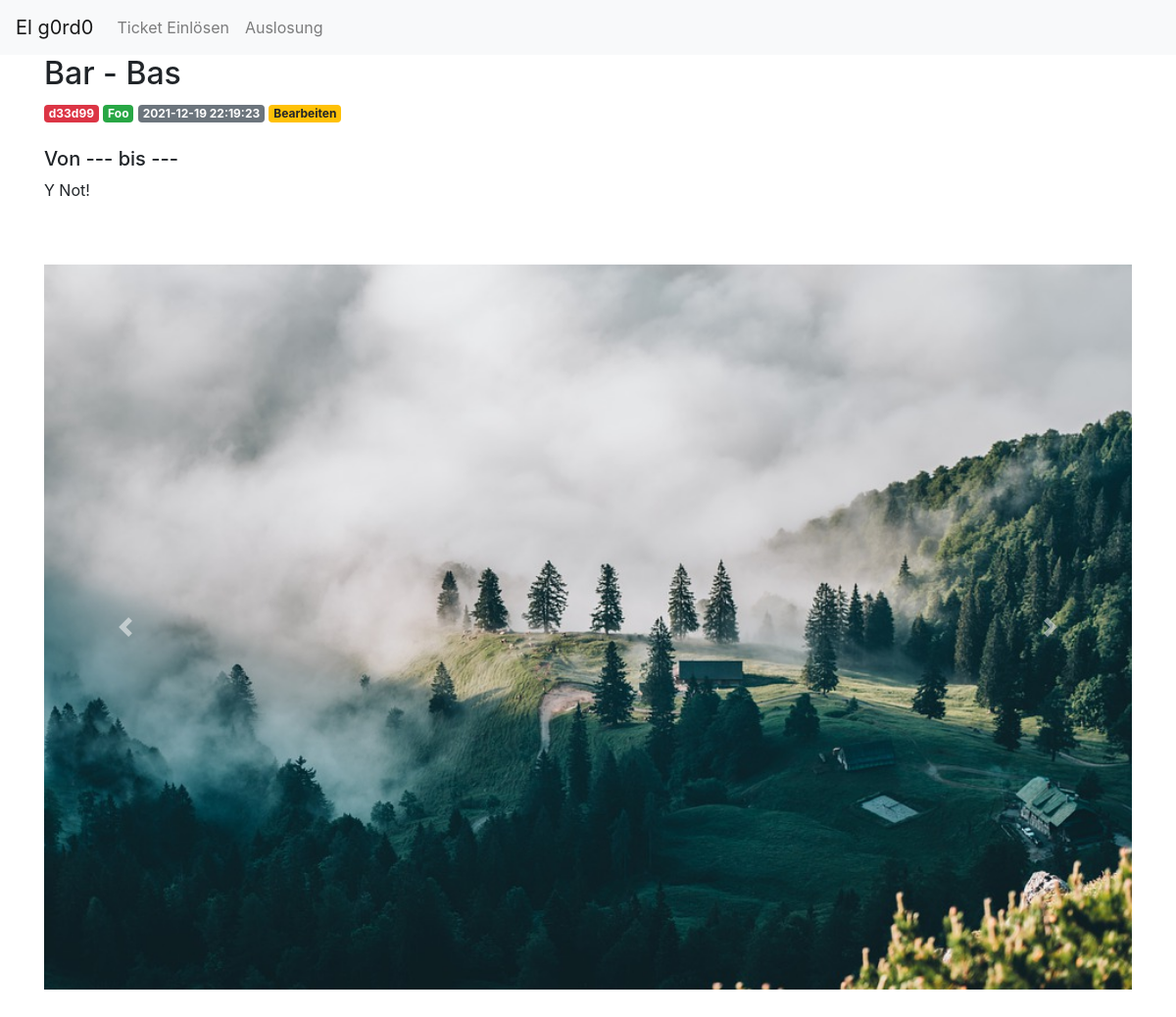
The app's page /d33d99 with its own data.
### tables this page shows
CREATE TABLE posts (
    id INTEGER PRIMARY KEY AUTOINCREMENT,
    created TIMESTAMP NOT NULL DEFAULT CURRENT_TIMESTAMP,
    code TEXT NOT NULL,
    name TEXT NOT NULL,
    country TEXT NOT NULL,
    city TEXT NOT NULL,
    content TEXT NOT NULL,
    start TEXT NOT NULL,
    until TEXT NOT NULL
);

CREATE TABLE images (
    id INTEGER PRIMARY KEY AUTOINCREMENT,
    created TIMESTAMP NOT NULL DEFAULT CURRENT_TIMESTAMP,
    code TEXT NOT NULL,
    filename TEXT NOT NULL
);

### app.py (the view)
@app.route('/<post_code>')
def post(post_code):
	post = get_post(post_code)
	images = get_images(post_code)
	print(images, file=sys.stderr)
	return render_template('post.html', post=post, images=images)

### app.py (called while the page is built)
def get_db_connection():
	if os.path.isfile('/home/elg0rd0/flask_lottery/database.db'):
		conn = sqlite3.connect('/home/elg0rd0/flask_lottery/database.db')
		print ("running on pyanywhere", file=sys.stderr)
	else:
		conn = sqlite3.connect('database.db')
		print ("running locally", file=sys.stderr)
	conn.row_factory = sqlite3.Row
	return conn

def get_post(post_code):
	conn = get_db_connection()
	post = conn.execute('SELECT * FROM posts WHERE code = ?',
						(post_code,)).fetchone()
	conn.close()
	if post is None:
		abort(404)
	return post

def get_images(image_code):
	conn = get_db_connection()
	post = conn.execute('SELECT * FROM images WHERE code = ?',
						(image_code,)).fetchall()
	conn.close()
	return post

### templates/post.html (shortened to what this page needs)
{% extends 'base.html' %}
{% block content %}
  <h2>{% block title %} {{ post['country'] }} - {{ post['city'] }} {% endblock %}</h2>
  <span class="badge badge-danger">{{ post['code'] }}</span>
  <span class="badge badge-success">{{ post['name'] }}</span>
  <span class="badge badge-secondary">{{ post['created'] }}</span>
  <a href="{{ url_for('edit', code=post['code']) }}">
      <span class="badge badge-warning">Bearbeiten</span>
  </a>
  <br></br>
  <h5>Von {{ post['start'] }} bis {{ post['until'] }}</h5>
  <p>{{ post['content'] }}</p>
  <br></br>
  <div id="carouselExampleControls" class="carousel slide" data-ride="carousel">
    <div class="carousel-inner">
      {% for image in images %}
        {% if loop.first %}
          <div class="carousel-item active">
            <img class="d-block w-100" src="static/uploads/{{ image['filename'] }}">
          </div>
        {% endif %}
      {% endfor %}
    <a class="carousel-control-prev" href="#carouselExampleControls" role="button" data-slide="prev">
      <span class="carousel-control-prev-icon" aria-hidden="true"></span>
    </a>
    <a class="carousel-control-next" href="#carouselExampleControls" role="button" data-slide="next">
      <span class="carousel-control-next-icon" aria-hidden="true"></span>
    </a>
  </div>
  <br></br>
{% endblock %}

### records on screen
posts: country "Bar", city "Bas", code "d33d99", name "Foo", created "2021-12-19 22:19:23", start "---", until "---", content "Y Not!"
images: filename (picture)
